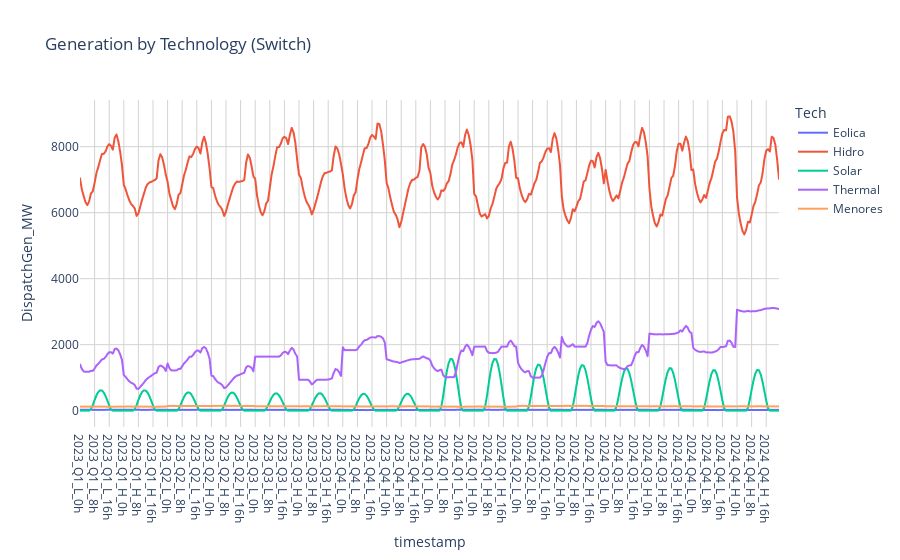

Notebook cell for this chart:
### Markdown cell above
### 3.4.4 Dispatch by Technology Switch

### Code cell
gen_disp = dispatch_sw.copy()
# Add Timepoints
gen_disp = pd.merge(gen_disp, timepoints, on='timestamp', how='inner')
# Sort by timepoints to sort timestamps as well
gen_disp = gen_disp.sort_values(by='timepoints_x')
gen_disp.rename(columns={'timepoints_x': 'timepoints'}, inplace=True)

# Change values on gen_tech to match Switch output
gen_disp['gen_tech'] = gen_disp['gen_tech'].replace({
    'Eolica': 'Eolica', 'Thermal': 'Thermal',
    'pv_solar': 'Solar', 'Hidro': 'Hidro',
    'Menores': 'Menores'})
# Replace prefix 'labor_' by 'L_' and 'holidays_' by 'H_'
gen_disp['timestamp'] = gen_disp['timestamp'].str.replace('labor_', 'L_')
gen_disp['timestamp'] = gen_disp['timestamp'].str.replace('holidays_', 'H_')

gen_disp['Tech'] = gen_disp['gen_tech']
fig = px.line(
    gen_disp, 
    x='timestamp', y='DispatchGen_MW', 
    color='Tech', title='Generation by Technology (Switch)'
)
fig.update_layout(plot_bgcolor='white',xaxis=dict(gridcolor='lightgray'),yaxis=dict(gridcolor='lightgray'))
fig.show()

### Figure 1 — Plotly figure (JSON) as saved in the notebook; plotly's stock layout.template omitted (floating-point values rounded to 4 significant figures; data arrays with more than 128 entries replaced by an {"elided": "..."} marker saying what was removed)
{"data": [{"hovertemplate": "Tech=Eolica<br>timestamp=%{x}<br>DispatchGen_MW=%{y}<extra></extra>", "legendgroup": "Eolica", "line": {"color": "#636efa", "dash": "solid"}, "marker": {"symbol": "circle"}, "mode": "lines", "name": "Eolica", "showlegend": true, "type": "scattergl", "x": {"elided": "384 str values"}, "xaxis": "x", "y": {"elided": "384 float values"}, "yaxis": "y"}, {"hovertemplate": "Tech=Hidro<br>timestamp=%{x}<br>DispatchGen_MW=%{y}<extra></extra>", "legendgroup": "Hidro", "line": {"color": "#EF553B", "dash": "solid"}, "marker": {"symbol": "circle"}, "mode": "lines", "name": "Hidro", "showlegend": true, "type": "scattergl", "x": {"elided": "384 str values"}, "xaxis": "x", "y": {"elided": "384 float values"}, "yaxis": "y"}, {"hovertemplate": "Tech=Solar<br>timestamp=%{x}<br>DispatchGen_MW=%{y}<extra></extra>", "legendgroup": "Solar", "line": {"color": "#00cc96", "dash": "solid"}, "marker": {"symbol": "circle"}, "mode": "lines", "name": "Solar", "showlegend": true, "type": "scattergl", "x": {"elided": "384 str values"}, "xaxis": "x", "y": {"elided": "384 float values"}, "yaxis": "y"}, {"hovertemplate": "Tech=Thermal<br>timestamp=%{x}<br>DispatchGen_MW=%{y}<extra></extra>", "legendgroup": "Thermal", "line": {"color": "#ab63fa", "dash": "solid"}, "marker": {"symbol": "circle"}, "mode": "lines", "name": "Thermal", "showlegend": true, "type": "scattergl", "x": {"elided": "384 str values"}, "xaxis": "x", "y": {"elided": "384 float values"}, "yaxis": "y"}, {"hovertemplate": "Tech=Menores<br>timestamp=%{x}<br>DispatchGen_MW=%{y}<extra></extra>", "legendgroup": "Menores", "line": {"color": "#FFA15A", "dash": "solid"}, "marker": {"symbol": "circle"}, "mode": "lines", "name": "Menores", "showlegend": true, "type": "scattergl", "x": {"elided": "384 str values"}, "xaxis": "x", "y": {"elided": "384 float values"}, "yaxis": "y"}], "layout": {"legend": {"title": {"text": "Tech"}, "tracegroupgap": 0}, "plot_bgcolor": "white", "title": {"text": "Generation by Technology (Switch)"}, "xaxis": {"anchor": "y", "domain": [0, 1], "gridcolor": "lightgray", "title": {"text": "timestamp"}}, "yaxis": {"anchor": "x", "domain": [0, 1], "gridcolor": "lightgray", "title": {"text": "DispatchGen_MW"}}}}
